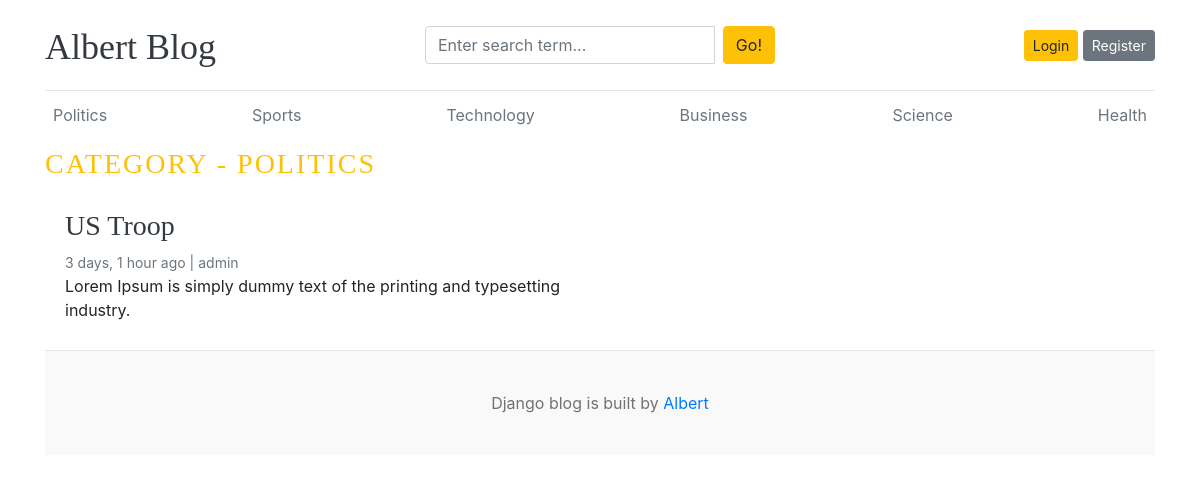
Page /category/1/ on the committed database.
### blogs/models.py (models this page shows, shortened)
class Category(models.Model):
    category_name = models.CharField(max_length=50, unique=True)
    created_at = models.DateTimeField(auto_now_add=True)
    updated_at = models.DateTimeField(auto_now=True)
    class Meta:
        verbose_name_plural = 'categories'
    def __str__(self):
        return self.category_name

class Blog(models.Model):
    title = models.CharField(max_length=100)
    slug = models.SlugField(max_length=150, unique=True, blank=True)
    category = models.ForeignKey(Category, on_delete=models.CASCADE)
    author = models.ForeignKey(User, on_delete=models.CASCADE)
    featured_image = models.ImageField(upload_to='uploads/%Y/%m/%d')
    short_description = models.TextField(max_length=500)
    blog_body = models.TextField(max_length=2000)
    status = models.CharField(max_length=20, choices=STATUS_CHOICES, default="Draft")
    is_featured = models.BooleanField(default=False)
    created_at = models.DateTimeField(auto_now_add=True)
    updated_at = models.DateTimeField(auto_now=True)

### blogs/views.py (the view)
# urls.py: path('category/<int:cat_id>/', views.posts_by_category, name='posts_by_category'),
def posts_by_category(request, cat_id):
    posts = Blog.objects.filter(category=cat_id, status='Published')
    try:
        category = get_object_or_404(Category, id=cat_id)
    except Http404:
        return render(request, 'blogs/404.html')
    context = {'posts': posts, 'category': category}
    return render(request, 'blogs/posts_by_category.html', context)

### blogs/context_processors.py (called while the page is built)
def get_categories(request):
    categories = Category.objects.all()
    return {'categories': categories}

def get_social_links(request):
    social_links = SocialLink.objects.all()
    return {'social_links': social_links}

### templates/blogs/posts_by_category.html (shortened to what this page needs)
{% extends 'blogs/base.html' %}
{% block content %}
  <h3 class="text-uppercase text-warning" style="letter-spacing: 2px;">Category - {{ category }}</h3>
  <div class="row mb-2">
    {% if posts %}
        {% for post in posts %}
            <div class="col-md-6">
                <div class="card border-0" >
                    <div class="card-body">
                        <h3><a href="{% url 'single_blog' post.slug %}" class="text-dark">{{ post.title }}</a></h3>
                        <small class="mb-1 text-muted">{{ post.created_at | timesince }} ago | {{ post.author }}</small>
                        <p class="card-text">{{ post.short_description | truncatewords:25 }}</p>
                    </div>
                </div>
            </div>
        {% endfor %}
    {% else %}
        <h5 class="ml-3">No post found.</h5>
    {% endif %}
  </div>
{% endblock %}

### templates/blogs/base.html (shortened to what this page needs)
{% load static %}
<!DOCTYPE html>
<html lang="en">
<head>
    <link rel="stylesheet" href="https://cdn.jsdelivr.net/npm/bootstrap@4.6.2/dist/css/bootstrap.min.css">
    <link href="{% static 'css/blog.css' %}" rel="stylesheet">
    <link rel="stylesheet" href="https://cdnjs.cloudflare.com/ajax/libs/font-awesome/4.7.0/css/font-awesome.min.css">
  </head>
<body>
    <div class="container">
      <header class="blog-header py-3">
        <div class="row flex-nowrap justify-content-between align-items-center">
          <div class="col-4 pt-1">
            <a class="blog-header-logo text-dark" href="{% url 'home' %}">Albert Blog</a>
          </div>
          <div class="col-4">
            <form action="{% url 'search' %}" method="GET">
              <div class="input-group">
                <input class="form-control" type="text" name="query" value="{{ query }}" placeholder="Enter search term..." aria-label="Enter search term..." aria-describedby="button-search" />
                <button type="submit" class="ml-2 btn btn-warning" id="button-search" type="button">Go!</button>
            </div>
            </form>
          </div>
          <div class="col-4 d-flex justify-content-end align-items-center">
            {% if not user.is_authenticated %}
                <a class="btn btn-sm btn-warning" href="{% url 'login' %}">Login</a> &nbsp;
                <a class="btn btn-sm btn-secondary" href="{% url 'register' %}">Register</a>
            {% else %}
                <span><a href="{% url 'dashboard' %}" class="btn btn-sm btn-secondary">Dashboard</a></span>
                &emsp;
                <span><a href="{% url 'logout' %}" class="btn btn-sm btn-warning">Logout</a></span>
                <span class="ml-3">Hi {{ user }}</span>
            {% endif %}
          </div>
        </div>
      </header>
      <div class="nav-scroller py-1 mb-2">
        <nav class="nav d-flex justify-content-between">
          {% for category in categories %}
            <a class="p-2 text-muted" href="{% url 'posts_by_category' category.id %}">{{ category.category_name }}</a>
          {% endfor %}
        </nav>
      </div>
    {% block content %}
    {% endblock %}
    <footer class="blog-footer">
        <p>Django blog is built by <a href="#">Albert</a></p>
    </footer>
    </body>
</html>

### blog/static/css/blog.css (style rules this page uses)
.blog-header { border-bottom: 1px solid #e5e5e5; }
.blog-header-logo { font-family: "Playfair Display", Georgia, "Times New Roman", serif; font-size: 2.25rem; }
h1, h2, h3, h4, h5, h6 { font-family: "Playfair Display", Georgia, "Times New Roman", serif; }
.blog-footer { padding: 2.5rem 0; color: #727272; text-align: center; background-color: #f9f9f9; border-top: .05rem solid #e5e5e5; }
.blog-footer p:last-child { margin-bottom: 0; }

### rows in the picture
Category: category_name "Politics", category_name "POLITICS"
Category: category_name "Sports"
Category: category_name "Technology"
Category: category_name "Business"
Category: category_name "Science"
Category: category_name "Health"
Blog: title "US Troop", created_at "3 days, 1 hour", author "admin", short_description "Lorem Ipsum is simply dummy text of the printing and typesetting industry."
